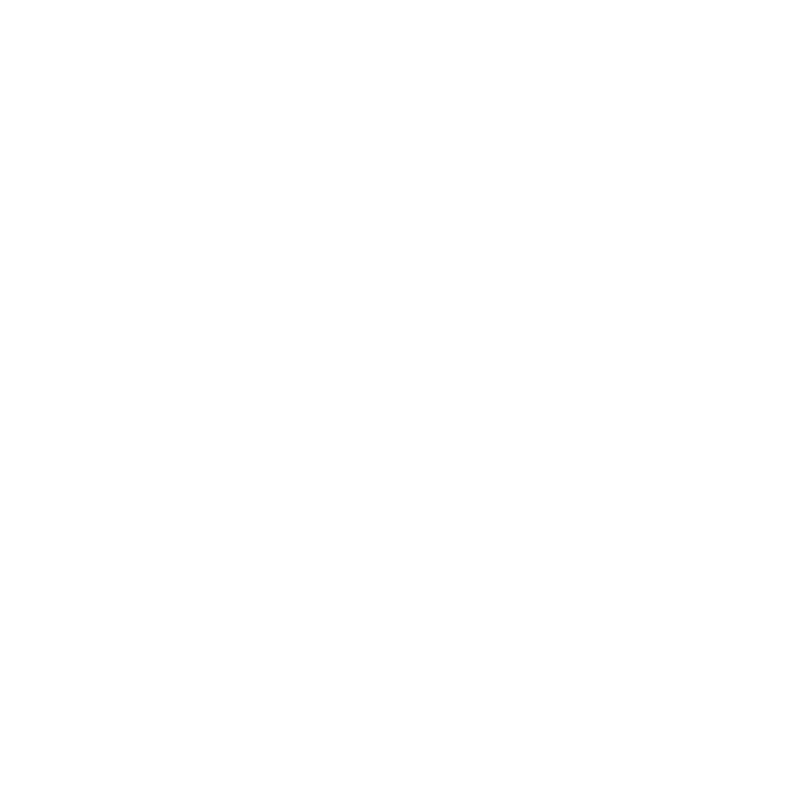
Frame 1 (no input)
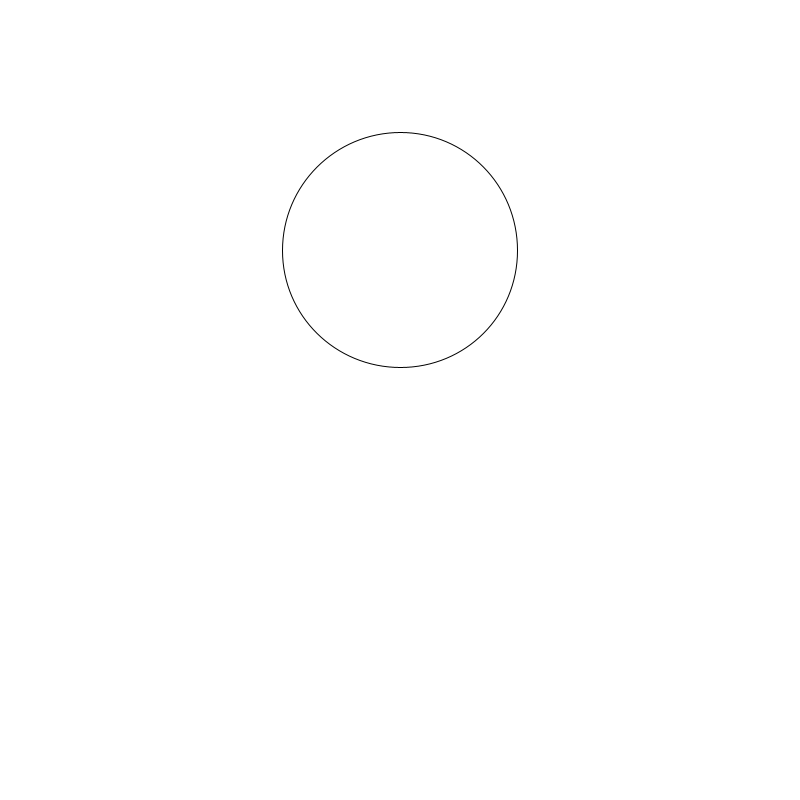
Frame 60 (the mouse pressed at the canvas centre just before this capture)
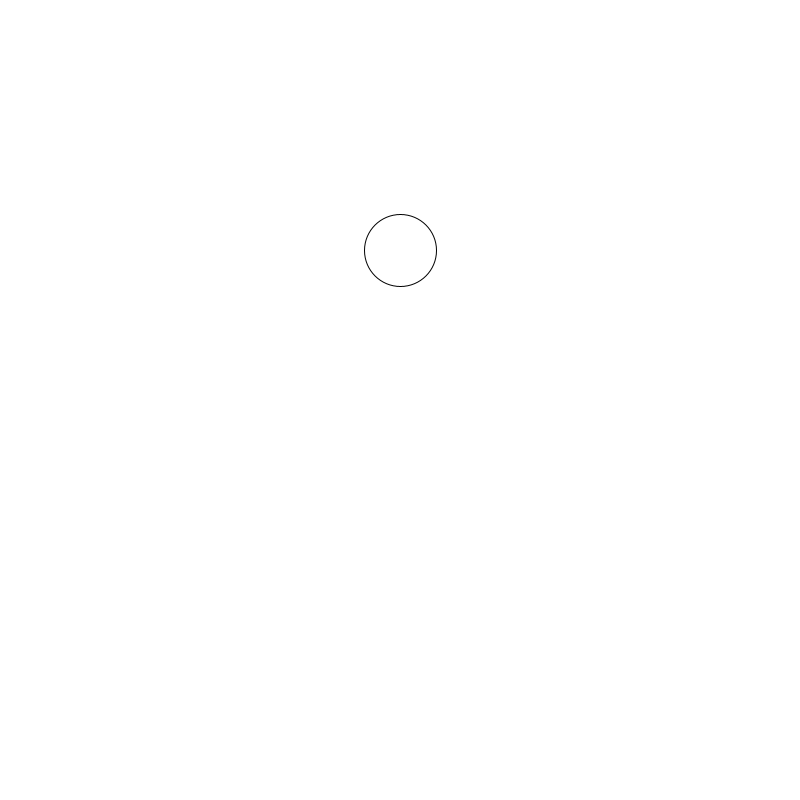
Frame 120 (the mouse held since frame 60 and released just before this capture)

The Processing sketch that drew these frames (run headless with seeded random() and noise(); from frame 60 on, the mouse is pressed at the canvas centre):

// Processing sketch: InterpAnimation
// ── InterpAnimation.pde

float t = 0.0;

void setup() {
  size(800, 800);
}

void draw() {
  background(255);
  
  float d = t * 400;
  ellipse(400, 250, d, d);
  
  t += 0.01;
  if (t > 1.0) t = 0.0;
}
